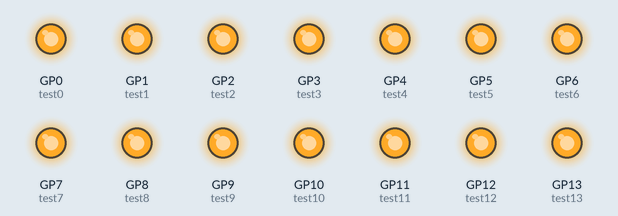
This program was run on a simulated Raspberry Pi Pico running MicroPython. On the bench: output pins drawn as LEDs (lit = HIGH). At 0.0 s the program stops and its outputs stay as they are.

Above: at 0.1 s.
Timing chart, 0 to 1.5 s (numbered marks = the images above):
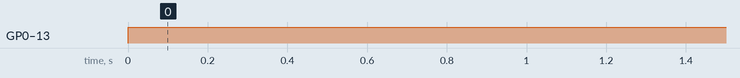

Measured:
- by itself, GP0 (test0), GP1 (test1), GP2 (test2), GP3 (test3), GP4 (test4), GP5 (test5), GP6 (test6), GP7 (test7), GP8 (test8), GP9 (test9), GP10 (test10), GP11 (test11), GP12 (test12), GP13 (test13): LOW → HIGH at 0.00 s

The program:

pin_test.py
```python
from machine import Pin

test0 = Pin(0, Pin.OUT)
test1 = Pin(1, Pin.OUT)
test2 = Pin(2, Pin.OUT)
test3 = Pin(3, Pin.OUT)
test4 = Pin(4, Pin.OUT)
test5 = Pin(5, Pin.OUT)
test6 = Pin(6, Pin.OUT)
test7 = Pin(7, Pin.OUT)
test8 = Pin(8, Pin.OUT)
test9 = Pin(9, Pin.OUT)
test10 = Pin(10, Pin.OUT)

test11 = Pin(11, Pin.OUT)
test12 = Pin(12, Pin.OUT)
test13 = Pin(13, Pin.OUT)
test14 = Pin(14, Pin.OUT)
test15 = Pin(15, Pin.OUT)
test16 = Pin(16, Pin.OUT)
test17 = Pin(17, Pin.OUT)
test18 = Pin(18, Pin.OUT)
test19 = Pin(19, Pin.OUT)
test20 = Pin(20, Pin.OUT)

test21 = Pin(21, Pin.OUT)
test22 = Pin(22, Pin.OUT)
test23 = Pin(23, Pin.OUT)
test24 = Pin(24, Pin.OUT)
test25 = Pin(25, Pin.OUT)
test26 = Pin(26, Pin.OUT)
test27 = Pin(27, Pin.OUT)
test28 = Pin(28, Pin.OUT)


test0.toggle()
test1.toggle()
test2.toggle()
test3.toggle()
test4.toggle()
test5.toggle()
test6.toggle()
test7.toggle()
test8.toggle()
test9.toggle()

test10.toggle()
test11.toggle()
test12.toggle()
test13.toggle()
test14.toggle()
test15.toggle()
test16.toggle()
test17.toggle()
test18.toggle()
test19.toggle()

test20.toggle()
test21.toggle()
test22.toggle()
test23.toggle()
test24.toggle()
test25.toggle()
test26.toggle()
test27.toggle()
test28.toggle()
```
